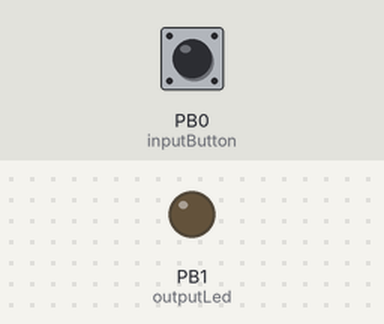
This sketch was run on a simulated ATtiny85, built with avr-gcc and run on an emulated ATtiny85. On the bench: output pins drawn as LEDs (lit = HIGH). Inputs (shaded band) come from the test bench; at power-on: PB0 (inputButton) LOW.

Above: at 1.2 s.
1.3 s: PB0 (inputButton) pulled HIGH for 0.15 s
At 1.37 s:
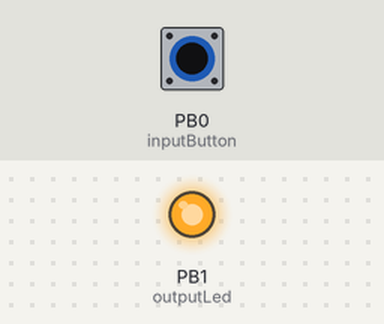
2.9 s: PB0 (inputButton) pulled HIGH for 3.2 s
At 7.1 s:
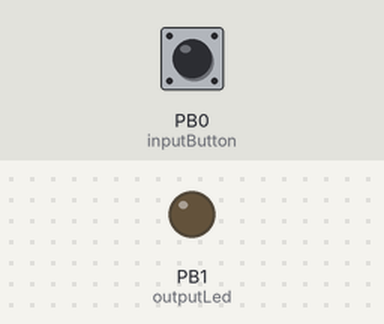
Timing chart, 0 to 8.6 s (numbered marks = the images above; inputs shaded):
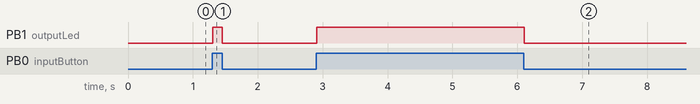

Measured:
- after the input at 1.3 s, PB1 (outputLed): LOW → HIGH at once, → LOW 0.15 s later
- after the input at 2.9 s, PB1 (outputLed): LOW → HIGH at once, → LOW 3.2 s later

The sketch:

led-button-key-taskmgr.ino
```cpp
#include <DigiKeyboard.h>
#define KEY_ESCAPE 0x29

const int inputButton = 0;
const int outputLed = 1;
bool outputState = true;

void setup() {
  pinMode (inputButton, INPUT);
  pinMode(outputLed, OUTPUT);
}

void loop() {
  if (digitalRead(inputButton) == HIGH) {
    digitalWrite(outputLed, 1);
    if (!outputState) {
      outputState = true;
      DigiKeyboard.update();
      DigiKeyboard.sendKeyStroke(KEY_ESCAPE, MOD_CONTROL_LEFT | MOD_SHIFT_LEFT);
    }
  } else {
    digitalWrite(outputLed, 0);
    outputState = false;
  }
  DigiKeyboard.delay(10);
}
```
